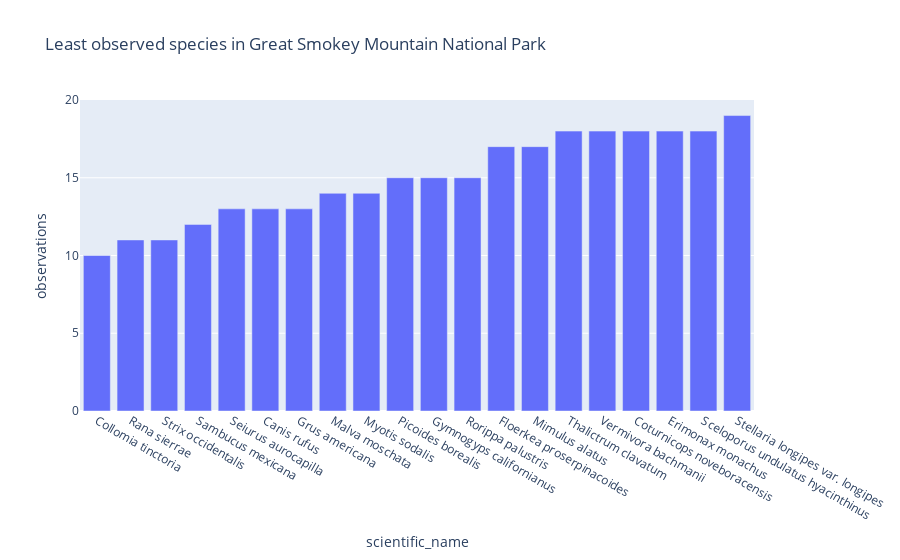
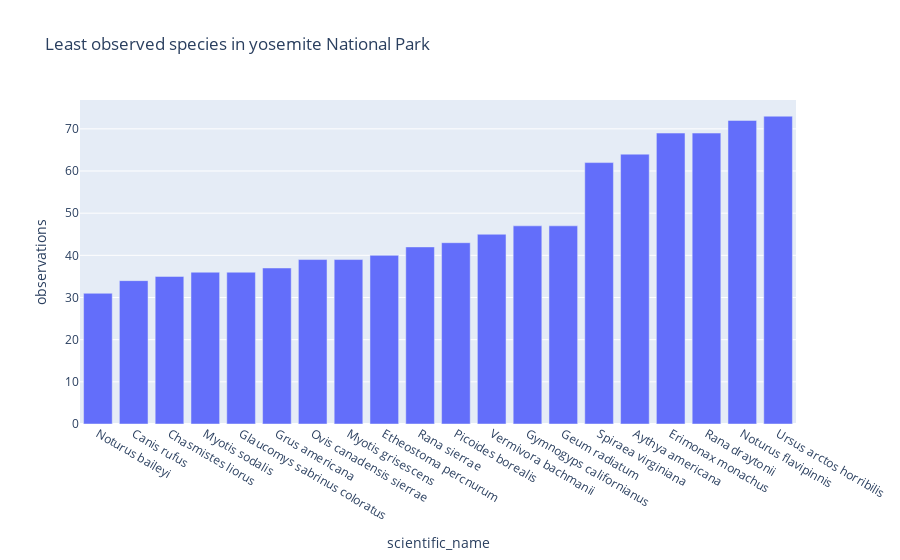
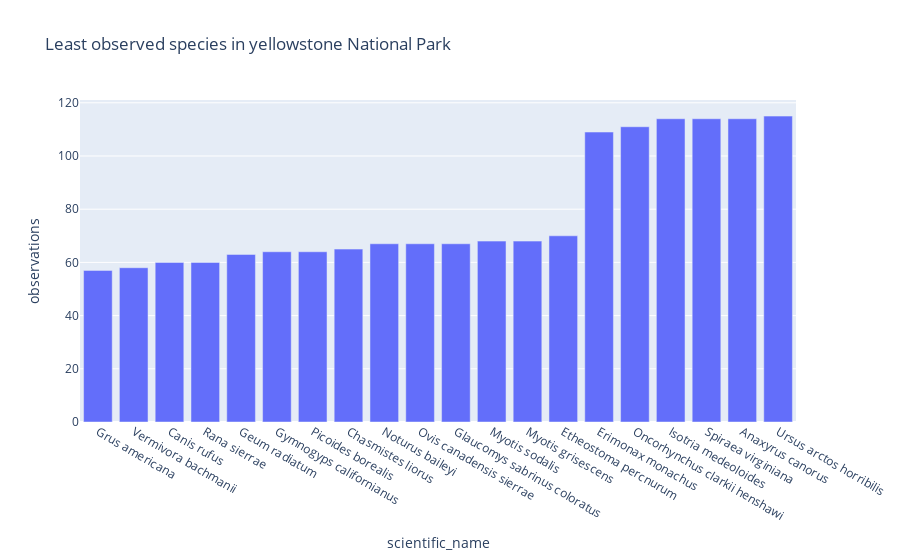
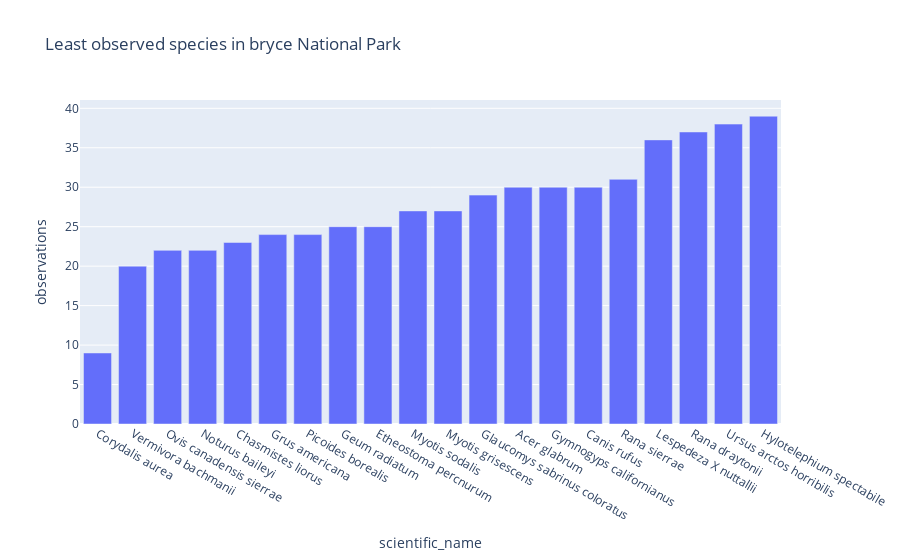

Notebook cell for these charts, in order:
### Markdown cell above
## Specie Observation in each National Park
- least and most observed species in each national park is visualized

### Code cell
smoky_mountains = observation_2.loc[observation_2.park_name == 'Great Smoky Mountains National Park']
smoky_mountains_combined = smoky_mountains.groupby('scientific_name', as_index=False)['observations'].sum()
yosemite = observation_2.loc[observation_2.park_name == 'Yosemite National Park']
yosemite_combined = yosemite.groupby('scientific_name', as_index=False)['observations'].sum()
yellowstone = observation_2.loc[observation_2.park_name == 'Yellowstone National Park']
yellowstone_combined = yellowstone.groupby('scientific_name', as_index=False)['observations'].sum()
bryce = observation_2.loc[observation_2.park_name == 'Bryce National Park']
bryce_combined = bryce.groupby('scientific_name', as_index=False)['observations'].sum()

smoky_mountains_endangered = smoky_mountains_combined.sort_values(by ='observations' , ascending=True).head(20)
fig = px.bar(smoky_mountains_endangered, x = 'scientific_name' , y = 'observations',title="Least observed species in Great Smokey Mountain National Park")
fig.show()

yosemite_endangered = yosemite_combined.sort_values(by ='observations' , ascending=True).head(20)
fig = px.bar(yosemite_endangered, x = 'scientific_name' , y = 'observations', title="Least observed species in yosemite National Park")
fig.show()


yellowstone_endangered = yellowstone_combined.sort_values(by ='observations' , ascending=True).head(20)
fig = px.bar(yellowstone_endangered, x = 'scientific_name' , y = 'observations', title = 'Least observed species in yellowstone National Park')
fig.show()


bryce_endangered = bryce_combined.sort_values(by ='observations' , ascending=True).head(20)
fig = px.bar(bryce_endangered, x = 'scientific_name' , y = 'observations', title = 'Least observed species in bryce National Park')
fig.show()

### Figure 1 — Plotly figure (JSON) as saved in the notebook; plotly's stock layout.template omitted (floating-point values rounded to 4 significant figures)
{"data": [{"alignmentgroup": "True", "hovertemplate": "scientific_name=%{x}<br>observations=%{y}<extra></extra>", "legendgroup": "", "marker": {"color": "#636efa", "pattern": {"shape": ""}}, "name": "", "offsetgroup": "", "orientation": "v", "showlegend": false, "textposition": "auto", "type": "bar", "x": ["Collomia tinctoria", "Rana sierrae", "Strix occidentalis", "Sambucus mexicana", "Seiurus aurocapilla", "Canis rufus", "Grus americana", "Malva moschata", "Myotis sodalis", "Picoides borealis", "Gymnogyps californianus", "Rorippa palustris", "Floerkea proserpinacoides", "Mimulus alatus", "Thalictrum clavatum", "Vermivora bachmanii", "Coturnicops noveboracensis", "Erimonax monachus", "Sceloporus undulatus hyacinthinus", "Stellaria longipes var. longipes"], "xaxis": "x", "y": [10, 11, 11, 12, 13, 13, 13, 14, 14, 15, 15, 15, 17, 17, 18, 18, 18, 18, 18, 19], "yaxis": "y"}], "layout": {"barmode": "relative", "legend": {"tracegroupgap": 0}, "title": {"text": "Least observed species in Great Smokey Mountain National Park"}, "xaxis": {"anchor": "y", "domain": [0, 1], "title": {"text": "scientific_name"}}, "yaxis": {"anchor": "x", "domain": [0, 1], "title": {"text": "observations"}}}}

### Figure 2 — Plotly figure (JSON) as saved in the notebook; plotly's stock layout.template omitted (floating-point values rounded to 4 significant figures)
{"data": [{"alignmentgroup": "True", "hovertemplate": "scientific_name=%{x}<br>observations=%{y}<extra></extra>", "legendgroup": "", "marker": {"color": "#636efa", "pattern": {"shape": ""}}, "name": "", "offsetgroup": "", "orientation": "v", "showlegend": false, "textposition": "auto", "type": "bar", "x": ["Noturus baileyi", "Canis rufus", "Chasmistes liorus", "Myotis sodalis", "Glaucomys sabrinus coloratus", "Grus americana", "Ovis canadensis sierrae", "Myotis grisescens", "Etheostoma percnurum", "Rana sierrae", "Picoides borealis", "Vermivora bachmanii", "Gymnogyps californianus", "Geum radiatum", "Spiraea virginiana", "Aythya americana", "Erimonax monachus", "Rana draytonii", "Noturus flavipinnis", "Ursus arctos horribilis"], "xaxis": "x", "y": [31, 34, 35, 36, 36, 37, 39, 39, 40, 42, 43, 45, 47, 47, 62, 64, 69, 69, 72, 73], "yaxis": "y"}], "layout": {"barmode": "relative", "legend": {"tracegroupgap": 0}, "title": {"text": "Least observed species in yosemite National Park"}, "xaxis": {"anchor": "y", "domain": [0, 1], "title": {"text": "scientific_name"}}, "yaxis": {"anchor": "x", "domain": [0, 1], "title": {"text": "observations"}}}}

### Figure 3 — Plotly figure (JSON) as saved in the notebook; plotly's stock layout.template omitted (floating-point values rounded to 4 significant figures)
{"data": [{"alignmentgroup": "True", "hovertemplate": "scientific_name=%{x}<br>observations=%{y}<extra></extra>", "legendgroup": "", "marker": {"color": "#636efa", "pattern": {"shape": ""}}, "name": "", "offsetgroup": "", "orientation": "v", "showlegend": false, "textposition": "auto", "type": "bar", "x": ["Grus americana", "Vermivora bachmanii", "Canis rufus", "Rana sierrae", "Geum radiatum", "Gymnogyps californianus", "Picoides borealis", "Chasmistes liorus", "Noturus baileyi", "Ovis canadensis sierrae", "Glaucomys sabrinus coloratus", "Myotis sodalis", "Myotis grisescens", "Etheostoma percnurum", "Erimonax monachus", "Oncorhynchus clarkii henshawi", "Isotria medeoloides", "Spiraea virginiana", "Anaxyrus canorus", "Ursus arctos horribilis"], "xaxis": "x", "y": [57, 58, 60, 60, 63, 64, 64, 65, 67, 67, 67, 68, 68, 70, 109, 111, 114, 114, 114, 115], "yaxis": "y"}], "layout": {"barmode": "relative", "legend": {"tracegroupgap": 0}, "title": {"text": "Least observed species in yellowstone National Park"}, "xaxis": {"anchor": "y", "domain": [0, 1], "title": {"text": "scientific_name"}}, "yaxis": {"anchor": "x", "domain": [0, 1], "title": {"text": "observations"}}}}

### Figure 4 — Plotly figure (JSON) as saved in the notebook; plotly's stock layout.template omitted (floating-point values rounded to 4 significant figures)
{"data": [{"alignmentgroup": "True", "hovertemplate": "scientific_name=%{x}<br>observations=%{y}<extra></extra>", "legendgroup": "", "marker": {"color": "#636efa", "pattern": {"shape": ""}}, "name": "", "offsetgroup": "", "orientation": "v", "showlegend": false, "textposition": "auto", "type": "bar", "x": ["Corydalis aurea", "Vermivora bachmanii", "Ovis canadensis sierrae", "Noturus baileyi", "Chasmistes liorus", "Grus americana", "Picoides borealis", "Geum radiatum", "Etheostoma percnurum", "Myotis sodalis", "Myotis grisescens", "Glaucomys sabrinus coloratus", "Acer glabrum", "Gymnogyps californianus", "Canis rufus", "Rana sierrae", "Lespedeza X nuttallii", "Rana draytonii", "Ursus arctos horribilis", "Hylotelephium spectabile"], "xaxis": "x", "y": [9, 20, 22, 22, 23, 24, 24, 25, 25, 27, 27, 29, 30, 30, 30, 31, 36, 37, 38, 39], "yaxis": "y"}], "layout": {"barmode": "relative", "legend": {"tracegroupgap": 0}, "title": {"text": "Least observed species in bryce National Park"}, "xaxis": {"anchor": "y", "domain": [0, 1], "title": {"text": "scientific_name"}}, "yaxis": {"anchor": "x", "domain": [0, 1], "title": {"text": "observations"}}}}
